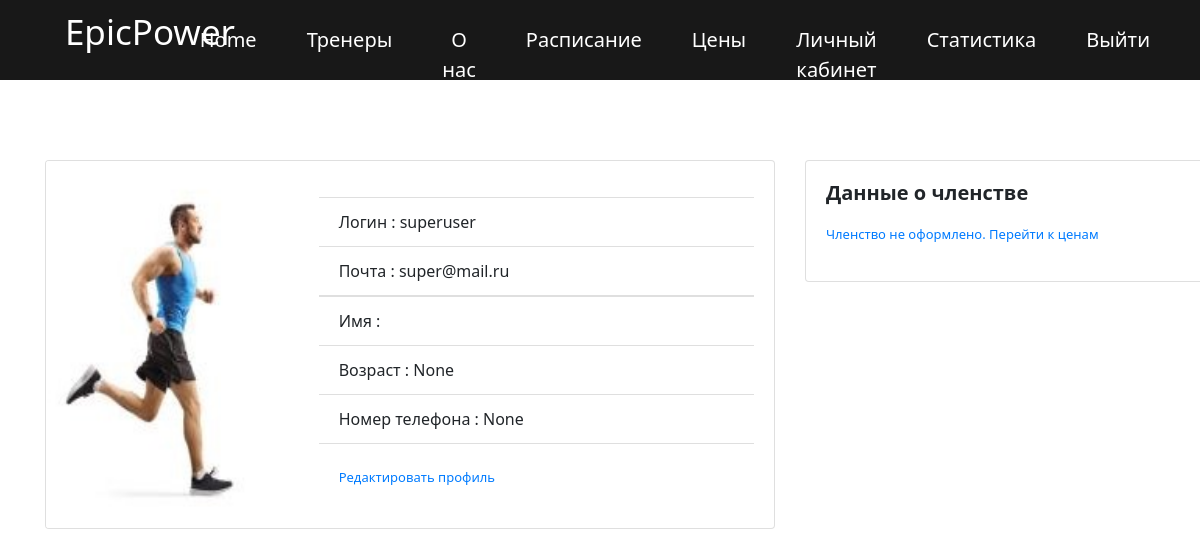
The page /profile (signed in) on the database its author committed.
### main/models.py (models this page shows, shortened)
class Profile(models.Model):
    user = models.OneToOneField(User, on_delete=models.CASCADE)
    name = models.CharField(max_length=30, blank=True)
    phone_number = models.IntegerField(null=True, blank=True)
    age = models.IntegerField(null=True, blank=True)
    image = models.ImageField(null=True, blank=True, upload_to='coachs/')
    selected_membership = models.ForeignKey(GymMembership, on_delete=models.SET_NULL, null=True, blank=True)
    selected_plan = models.ForeignKey(SubPlan, on_delete=models.SET_NULL, null=True, blank=True)
    class Meta:
        verbose_name = 'Профиль'
        verbose_name_plural = 'Профили'

### main/views.py (the view)
# urls.py: path('profile', profile, name='profile'),
def profile(request):
    username = request.user
    posts = User.objects.filter(username=username)
    profile = Profile.objects.filter(user=username)
    context = {'posts': posts, 'profile': profile}
    return render(request, 'main/profile.html', context)

### main/templates/main/profile.html (shortened to what this page needs)
{% extends 'main/base.html' %}
{% block hero %}
<section id="hero" style=" padding-top: 160px;" class="d-flex align-items-center" >
    <div class="container position-relative" data-aos="fade-up" data-aos-delay="100">
        <div class="row">
            <div class="col-md-8">
                <div class="card mb-4" style="max-width: 900px;">
                    <div class="row">
                        <div class="col-md-4">
                            {% for prof in profile %}
                                {% if prof.image %}
                                    <img src="{{prof.image.url}}" class="card-img" alt="" style="height: 100%;">
                                {% else %}
                                    <img src="static/assets/img/human.jpg" class="card-img" alt=""
                                         style="height: 100%;">
                                {% endif %}
                            {% endfor %}
                        </div>
                        <div class="col-md-8">
                            <div class="card-body">
                                {% for post in posts %}
                                    <ul class="list-group list-group-flush">
                                        <li class="list-group-item">Логин : {{post.username}}</li>
                                        <li class="list-group-item">Почта : {{post.email}}</li>
                                    </ul>
                                {% endfor %}
                                {% for prof in profile %}
                                    <ul class="list-group list-group-flush">
                                        <li class="list-group-item">Имя : {{prof.name}}</li>
                                        <li class="list-group-item">Возраст : {{prof.age}}</li>
                                        <li class="list-group-item">Номер телефона : {{prof.phone_number}}</li>
                                    </ul>
                                    <div class="card-body">
                                        <a href="/update" class="card-link">Редактировать профиль</a>
                                    </div>
                                {% endfor %}
                            </div>
                        </div>
                    </div>
                </div>
            </div>
<div class="col-md-4">
    <div class="card" style="width: 25rem;">
        <div class="card-body">
            <h5 class="card-title"><b>Данные о членстве</b></h5>
            {% for prof in profile %}
            {% if prof.selected_membership %}
            <ul class="list-group list-group-flush">
                <li class="list-group-item"><span class="bold-text">Выбранное членство:</span> {{prof.selected_membership.name}}</li>
                <li class="list-group-item"><span class="bold-text">Выбранный план:</span> {{prof.selected_plan.months}} месяцев</li>
                <li class="list-group-item"><span class="bold-text">Количество посещений в неделю:</span> {{ prof.selected_membership.visit_amount }}</li>
                <li class="list-group-item"><span class="bold-text">Доступ к приложению с онлайн-тренировками:</span> {{ prof.selected_membership.app_access }}</li>
                <li class="list-group-item"><span class="bold-text">Особенности членства:</span> {{ prof.selected_membership.features }}</li>
            </ul>
            {% else %}
            <p><a href="/price">Членство не оформлено. Перейти к ценам</a></p>
            {% endif %}
            {% endfor %}
        </div>
    </div>
</div>
        </div>
    </div>
</section>
{% endblock hero %}

### static/assets/css/fitness.css (style rules this page uses)
* { margin: 0; padding: 0; font-family:'Segoe UI', Tahoma, Geneva, Verdana, sans-serif; }
html { scroll-behavior: smooth; overflow-x: hidden; margin: 0; padding: 0; }
.footer-sec-1 h6, a { font-size: 13px; font-weight: 200; }

### rows shown on the page
Profile: age "None", phone_number "None", shows "Членство не оформлено. Перейти к ценам"

### other values the page prints
{{ post.username }} "superuser"
{{ post.email }} "super@mail.ru"
